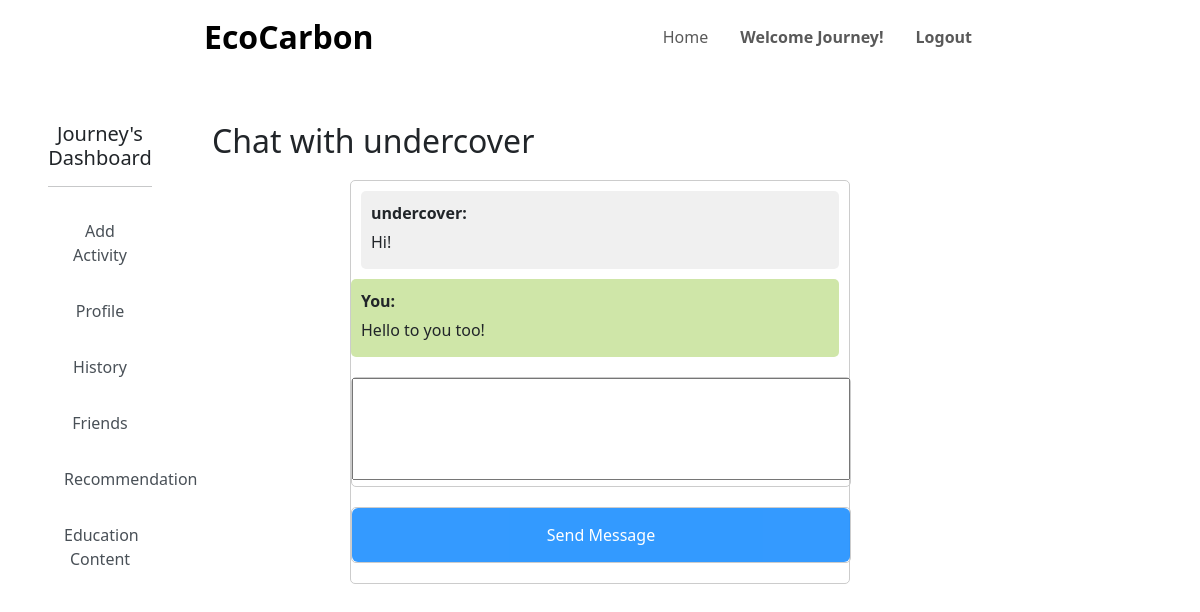
/chat.php?friend=4 (signed in), run on the app's committed database.
### tables this page shows
CREATE TABLE `user` (
  `id` int(11) NOT NULL,
  `username` varchar(30) NOT NULL,
  `pwd` varchar(30) DEFAULT NULL,
  `email` varchar(50) NOT NULL,
  `contactno` varchar(50) NOT NULL,
  `commute` varchar(50) NOT NULL,
  `energy` varchar(50) NOT NULL,
  `diet` varchar(50) NOT NULL,
  `admin` int(5) NOT NULL
);

CREATE TABLE `messages` (
  `id` int(11) NOT NULL,
  `incoming_msg_id` int(11) NOT NULL,
  `outgoing_msg_id` int(11) NOT NULL,
  `msg` varchar(1000) NOT NULL,
  `last` int(11) NOT NULL DEFAULT 0
);

### chat.php (the view, shortened to what this page needs)
<?php
$servername = "localhost";
$username = "root";
$password = "";
$dbname = "ecocarbon_database";
$conn = new mysqli($servername, $username, $password, $dbname);
$query = "SELECT * FROM user WHERE username = ?";
$stmt = $conn->prepare($query);
$stmt->bind_param("s", $_SESSION["user_username"]);
$stmt->execute();
$result = $stmt->get_result();
$user = $result->fetch_assoc();
if ($user["admin"] == 1) {
    $admin = "addcontent.php";
}else {
    $admin = "educationalcontent.php";
}
$friendID = $_GET["friend"];
$query = "SELECT username FROM user WHERE id = ?";
$stmt = $conn->prepare($query);
$stmt->bind_param("i", $friendID);
$stmt->execute();
$result = $stmt->get_result();
$friend_user = $result->fetch_assoc();
$friend_un = $friend_user["username"];
$query = "SELECT * FROM messages WHERE (incoming_msg_id = ? AND outgoing_msg_id = ?)";
$stmt = $conn->prepare($query);
$stmt->bind_param("ii", $friendID , $user["id"]);
$stmt->execute();
$result = $stmt->get_result();
$f = $result->fetch_assoc();
$query = "SELECT * FROM messages WHERE (incoming_msg_id = ? AND outgoing_msg_id = ?)";
$stmt = $conn->prepare($query);
$stmt->bind_param("ii", $user["id"], $friendID);
$stmt->execute();
$result = $stmt->get_result();
$f2 = $result->fetch_assoc();
?>
<!DOCTYPE html>
<html>
    <head>
        <link
        href="https://cdn.jsdelivr.net/npm/bootstrap@5.3.1/dist/css/bootstrap.min.css"
        rel="stylesheet"
        />
        <link
        rel="stylesheet"
        href="https://cdnjs.cloudflare.com/ajax/libs/animate.css/4.1.1/animate.min.css"
        />
        <link
        rel="stylesheet"
        href="https://cdnjs.cloudflare.com/ajax/libs/font-awesome/5.15.3/css/all.min.css"
        />
        <link rel="stylesheet" href="style.css" />
        <link href="https://unpkg.com/aos@2.3.1/dist/aos.css" rel="stylesheet"/>
    </head>
    <?php
    include 'includes/headers/header_merchant.inc.php';
    ?>
    <body>
    <div class="container-fluid pb-5">
        <div class="row">
            <nav class="col-md-2 d-md-block side-menu p-5" style="text-align:center">
                <h5 class="text-center"><?php echo $_SESSION["user_username"] ?>'s Dashboard</h5>
                <hr class="my-3">
                <a href="activityques.php">Add Activity</a>
                <a href="profile.php">Profile</a>
                <a href="searchhistory.php">History</a>
                <a href="friends.php">Friends</a>
                <a href = "Recommendation.php">Recommendation</a>
                <a href = "<?php echo $admin; ?>">Education Content</a>
            </nav>
            <div class="col-md-8 pt-5">
                <h2>Chat with <?php echo $friend_un ?> </h2>
                <div class="message-container">
                    <?php
                    $msg1 = nl2br($f["msg"]);
                    $msg2 = nl2br($f2["msg"]);
                    if($f["incoming_msg_id"] == $friendID) {
                        if($f["last"] > $f2["last"]) {
                            echo "
                            <div class=\"message user-message\">
                                <div class=\"message-content\">
                                <strong>You:</strong>
                                </div>
                                <div class=\"message-content\">
                                    $msg2
                                </div>
                            </div>
                            <div class=\"message\">
                                <div class=\"message-content\">
                                <strong>$friend_un</strong>
                                </div>
                                <div class=\"message-content\">
                                    $msg1
                                </div>
                            </div>
                            ";
                        }
                        else {
                            echo "
                            <div class=\"message\">
                                <div class=\"message-content\">
                                <strong>$friend_un: </strong>
                                </div>
                                <div class=\"message-content\">
                                    $msg1
                                </div>
                            </div>
                            <div class=\"message user-message\">
                                <div class=\"message-content\">
                                <strong>You:</strong>
                                </div>
                                <div class=\"message-content\">
                                    $msg2
                                </div>
                            </div>
                            ";
                        }
                    }
                        ?>
                    <div class="message-container">
                        <form>
                        <textarea rows="4" cols="100" class="auto-width-textarea" class="form-control form-control-lg" name="msg"></textarea>
                    </div>
                    <div class="message-container">
                        <button class="btn btn-success" href="chat.php"> Send Message</button>
                    </div>
                </div>
                </div>
            </div>
        </div>
    </body>
</html>

### style.css (style rules this page uses)
body { margin: 0; padding: 0; overflow-x: hidden; }
a, a:hover { text-decoration: none; color: inherit; }
.side-menu { padding: 3rem; }
.side-menu a { padding: 1rem 1rem; display: block; color: #495057; text-decoration: none; transition: color 0.3s ease; }
.btn { background-color: dodgerblue; color: white; padding: 15px 20px; border: none; cursor: pointer; width: 100%; opacity: 0.9; }

### chat.php (style rules this page uses)
.message-container { width: 500px; margin: 20px auto; border: 1px solid #ccc; border-radius: 5px; }
.message { padding: 10px; margin: 10px; border-radius: 5px; background-color: #f0f0f0; }
.user-message { margin-left: auto; background-color: #cfe6a8; }
.message-content { margin-bottom: 5px; }
.auto-width-textarea { width: auto; min-width: 100px; max-width: 100%; overflow: hidden; resize: none; align-items: center; }

### data on the page
user: username "undercover"
messages: msg "Hi!"
messages: msg "Hello to you too!"

### other printed values
$_SESSION["user_username"] "Journey"
